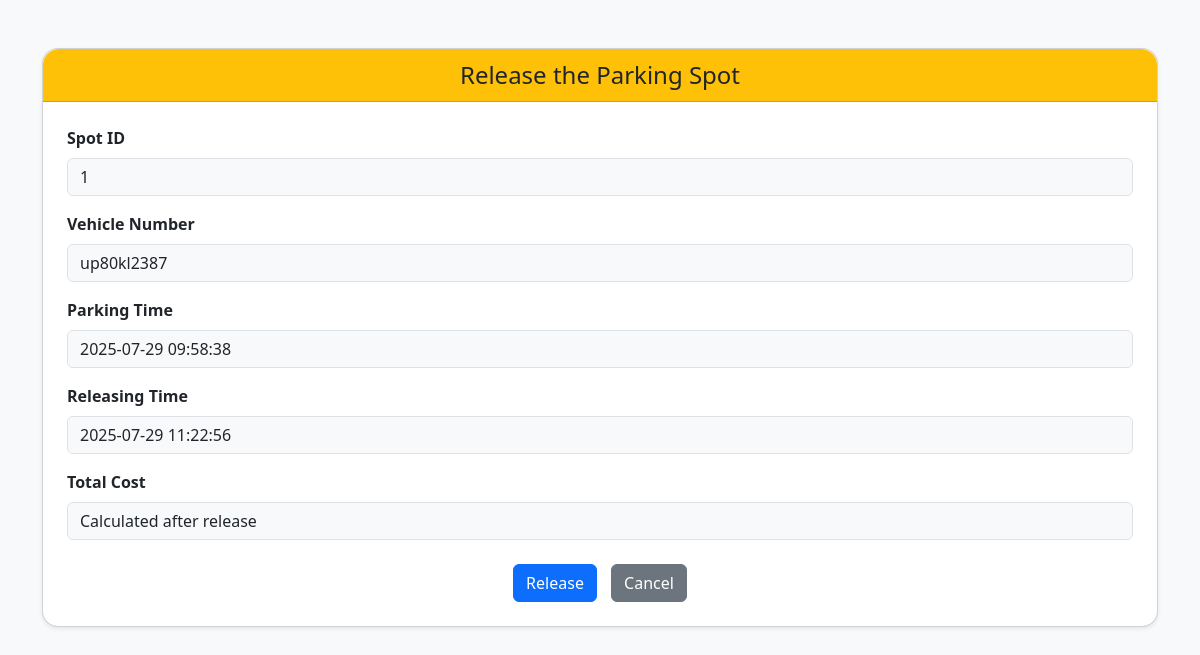
/release_spot/1, run on the app's committed database.
### models.py (models this page shows)
class Booking(db.Model):
    __tablename__ = 'booking'
    id = db.Column(db.Integer, primary_key=True)
    user_id = db.Column(db.Integer, db.ForeignKey('user.id'), nullable=False)
    lot_id = db.Column(db.Integer, db.ForeignKey('parkinglot.id'), nullable=False)
    spot_id = db.Column(db.Integer, db.ForeignKey('parkingspot.id'), nullable=False)
    vehicle_number = db.Column(db.String(20), nullable=False)
    booking_time = db.Column(db.DateTime, default=datetime.now)
    release_time = db.Column(db.DateTime, nullable=True)
    status = db.Column(db.String(20), default="Parked")  # Parked, Released
    user = db.relationship("User", back_populates="bookings")
    lot = db.relationship("ParkingLot", back_populates="bookings")
    spot = db.relationship("ParkingSpot", back_populates="bookings")

### app.py (the view, shortened to what this page needs)
@app.route('/release_spot/<int:spot_id>', methods=['GET', 'POST'])
def release_spot(spot_id):
    booking = Booking.query.filter_by(spot_id=spot_id, status='Parked').first()
    now = datetime.now()
    return render_template('release_spot.html', booking=booking, now=now)

### templates/release_spot.html (shortened to what this page needs)
<!DOCTYPE html>
<html lang="en">
<head>
    <link href="https://cdn.jsdelivr.net/npm/bootstrap@5.3.2/dist/css/bootstrap.min.css" rel="stylesheet">
</head>
<body class="bg-light">
    <div class="container mt-5">
        <div class="card shadow-sm rounded-4">
            <div class="card-header bg-warning text-dark text-center fs-4 rounded-top-4">
                Release the Parking Spot
            </div>
            <div class="card-body p-4">
                <form method="POST">
                    <div class="mb-3">
                        <label class="form-label">Spot ID</label>
                        <input type="text" class="form-control" value="{{ booking.spot_id }}" readonly>
                    </div>
                    <div class="mb-3">
                        <label class="form-label">Vehicle Number</label>
                        <input type="text" class="form-control" value="{{ booking.vehicle_number }}" readonly>
                    </div>
                    <div class="mb-3">
                        <label class="form-label">Parking Time</label>
                        <input type="text" class="form-control" value="{{ booking.booking_time.strftime('%Y-%m-%d %H:%M:%S') }}" readonly>
                    </div>
                    <div class="mb-3">
                        <label class="form-label">Releasing Time</label>
                        <input type="text" class="form-control" value="{{ now.strftime('%Y-%m-%d %H:%M:%S') }}" readonly>
                    </div>
                    <div class="mb-4">
                        <label class="form-label">Total Cost</label>
                        <input type="text" class="form-control" value="{{ '%.2f' % booking.total_cost if booking.total_cost else 'Calculated after release' }}" readonly>
                    </div>
                    <div class="text-center">
                        <button type="submit" class="btn btn-primary btn-space">Release</button>
                        <a href="{{ url_for('user_dashboard') }}" class="btn btn-secondary">Cancel</a>
                    </div>
                </form>
            </div>
        </div>
    </div>
</body>
</html>

### templates/release_spot.html (style rules this page uses)
.form-label { font-weight: 600; }
.form-control[readonly] { background-color: #f8f9fa; font-weight: 500; }
.btn-space { margin-right: 10px; }

### data on the page
Booking: spot_id "1", vehicle_number "up80kl2387", booking_time "2025-07-29 09:58:38"
